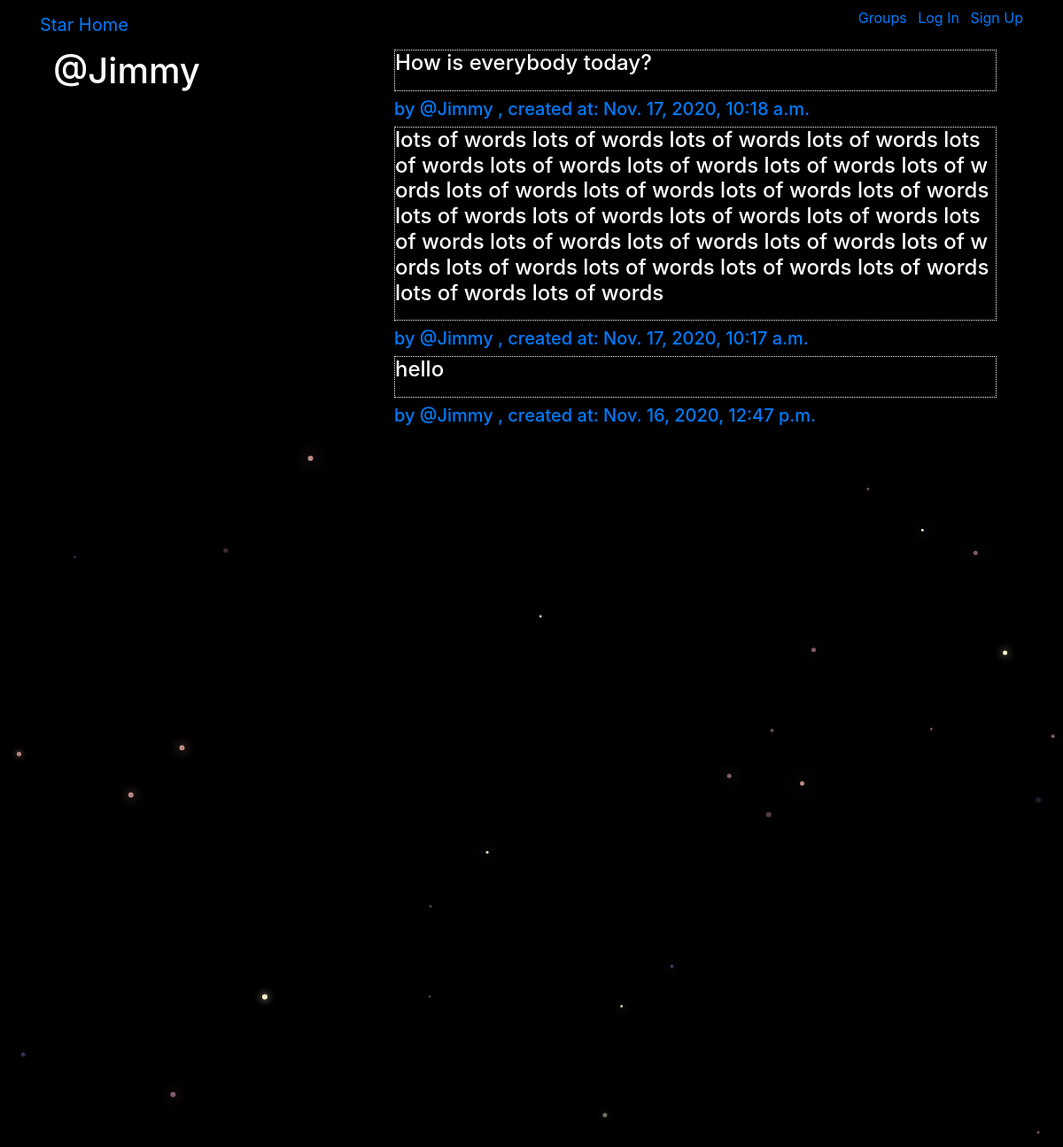
Page /posts/by/Jimmy/ on the committed database.
### posts/models.py (models this page shows, shortened)
class Post(models.Model):
    user = models.ForeignKey(User,related_name='posts',on_delete=models.CASCADE)
    created_at = models.DateTimeField(auto_now=True)
    message = models.TextField()
    message_html = models.TextField(editable=False)
    group = models.ForeignKey(Group,related_name='posts',null=True,blank=True,on_delete=models.CASCADE)
    class Meta:
        ordering = ['-created_at']
        unique_together = ['user','message']

### posts/views.py (the view)
# urls.py: url(r'^by/(?P<username>[-\w]+)/$',views.UserPosts.as_view(),name='for_user'),
class UserPosts(generic.ListView):
    model = models.Post
    template_name = 'posts/user_post_list.html'
    def get_queryset(self):
        try:
            self.post_user = User.objects.prefetch_related('posts').get(username__iexact=self.kwargs.get('username'))
        except User.DoesNotExist:
            raise Http404
        else:
            return self.post_user.posts.all()
    def get_context_data(self,**kwargs):
        context = super().get_context_data(**kwargs)
        context['post_user'] = self.post_user
        return context

### posts/templates/posts/user_post_list.html
{% extends "posts/post_base.html" %}
{% block prepost %}
<div class="col-md-4">
  <h1>@{{post_user.username}}</h1>
</div>
{% endblock %}
{% block post_content %}
<div class="col-md-8">
  {% for post in post_list %}
  {% include "posts/_post.html" %}
  {% endfor %}
</div>
{% endblock %}

### posts/templates/posts/_post.html (shortened to what this page needs)
<!DOCTYPE html>
<div class="container-fluid">
  <h4>
    <div class="post-box">
      {{post.message_html|safe}}
    </div>
  </h4>
  <div class="media-body">
    <h5 class="media-heading">
    <span class="username">
      <a href="{% url 'posts:for_user' username=post.user.username %}">  by  @{{post.user.username}}</a>
    </span>
    <time class="time">
      <a href="{% url 'posts:single' username=post.user.username pk=post.pk %}"> , created at:
        {{post.created_at}}
      </a>
    </time>
    </h5>
  </div>
</div>

### static/social_site/css/master.css (style rules this page uses)
body { margin: 0; overflow: hidden; background-color: black; color:white; }
.post-box { border: 1px dotted white; display: block; width: 100%; }
.post-box p { word-break: break-all; }

### rows in the picture
Post: message_html "How is everybody today?", user.username "Jimmy", created_at "Nov. 17, 2020, 10:18 a.m."
Post: message_html "lots of words lots of words lots of words lots of words lots of words lots of words lots of words lots of words lots of words lots of words lots of words lots of words lots of words lots of words lots of words lots of words lots of words lots of words lots of words lots of words lots of words lots of words lots of words lots of words lots of words lots of words lots of words lots of words", user.username "Jimmy", created_at "Nov. 17, 2020, 10:17 a.m."
Post: message_html "hello", user.username "Jimmy", created_at "Nov. 16, 2020, 12:47 p.m."

### other values in the picture
{{ post_user.username }} "Jimmy"
